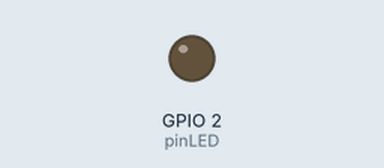
A sketch run on a simulated ESP32. Parts: output pins drawn as LEDs (lit = HIGH). WiFi joins after 1.5 s; servers stay silent unless stated; network time is answered at once with the bench clock; the local clock reads 2024-03-15 10:24:30 at power-on unless the sketch sets it; what the sketch prints to the serial monitor is not drawn.

Above: at 2.0 s.
At 4.7 s:
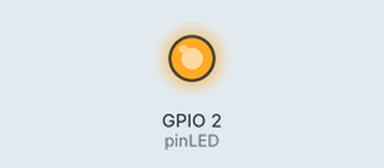
Timing chart, 0 to 10.0 s (numbered marks = the images above):
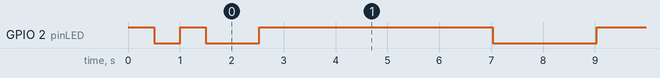

The sketch:

esp32-ntp_ver1.1.ino
```cpp
// (licence header left out)
#include <WiFi.h>
#include <NTPClient.h>

//-------- PARAMETROS DA CONEXAO WIRELESS-----------
const char* ssid = ")o,0(";
const char* password = "riko1234";
int pinLED = 2;

//-------- PARAMETROS DO RELOGIO NTP-----------
WiFiUDP udp;
NTPClient ntp(udp, "a.st1.ntp.br", -3 * 3600, 60000);
String hora;
//int portUDP = 3333;

void setup()
{
  Serial.begin(115200);
  pinMode(pinLED, OUTPUT);
  digitalWrite(pinLED, 1);

  //----INICIALIZACAO DA CONEXAO ----
  WiFi.begin(ssid, password);
  Serial.printf("Conectando em %s ", ssid);
  while (WiFi.status() != WL_CONNECTED)
  {
    Serial.println(".");
    delay(500);                                 // Aguarda meio segundo
    digitalWrite(pinLED, !digitalRead(pinLED));
  }
  Serial.println("Esp32 conectado!"); // Conectado
  ntp.begin();
  ntp.update();
}

void startClock()
{
  hora = ntp.getFormattedTime();
  Serial.println(hora);
  delay(1000);
}

void loop()
{
  Serial.println("LED ON");
  if (WiFi.status() == WL_CONNECTED)
  {
    Serial.println(WiFi.localIP());
    delay(1000);
    for (int x = 0; x < 6; x++)
    {
      digitalWrite(pinLED, 1);
      delay(750);
      digitalWrite(pinLED, 0);
    }
    if (!ntp.update())
    {
      ntp.forceUpdate();
    }
    startClock();
  }
  else
  {
    Serial.println("Verifique a conexão com a Internet!");
    Serial.println("A hora pode estar imprecisa!");
    delay(1000);
    return;
    //ESP.restart();
  }

}
```

Measured:
- by itself, GPIO 2 (pinLED): goes LOW 0.50 s, HIGH 0.50 s, LOW 1.0 s, 19 × (HIGH 4.5 s, LOW 2.0 s), then HIGH
